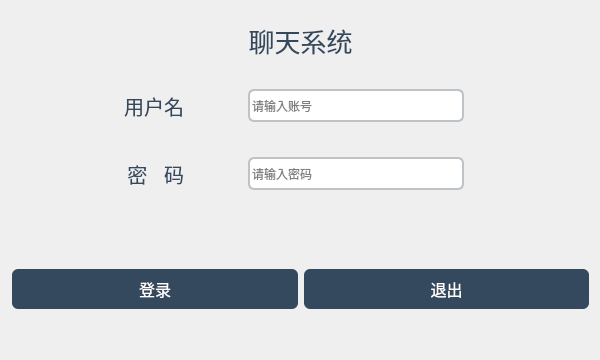
<?xml version="1.0" encoding="UTF-8"?>
<ui version="4.0">
 <class>MainWindow</class>
 <widget class="QMainWindow" name="MainWindow">
  <property name="geometry">
   <rect>
    <x>0</x>
    <y>0</y>
    <width>600</width>
    <height>360</height>
   </rect>
  </property>
  <property name="minimumSize">
   <size>
    <width>600</width>
    <height>360</height>
   </size>
  </property>
  <property name="maximumSize">
   <size>
    <width>600</width>
    <height>360</height>
   </size>
  </property>
  <property name="sizeIncrement">
   <size>
    <width>500</width>
    <height>300</height>
   </size>
  </property>
  <property name="windowTitle">
   <string>MainWindow</string>
  </property>
  <widget class="QWidget" name="centralwidget">
   <widget class="QWidget" name="widget_2" native="true">
    <property name="geometry">
     <rect>
      <x>17</x>
      <y>60</y>
      <width>571</width>
      <height>161</height>
     </rect>
    </property>
    <layout class="QGridLayout" name="gridLayout_2">
     <property name="leftMargin">
      <number>9</number>
     </property>
     <item row="0" column="2">
      <spacer name="horizontalSpacer">
       <property name="orientation">
        <enum>Qt::Horizontal</enum>
       </property>
       <property name="sizeType">
        <enum>QSizePolicy::Minimum</enum>
       </property>
       <property name="sizeHint" stdset="0">
        <size>
         <width>65</width>
         <height>20</height>
        </size>
       </property>
      </spacer>
     </item>
     <item row="3" column="2">
      <spacer name="horizontalSpacer_2">
       <property name="orientation">
        <enum>Qt::Horizontal</enum>
       </property>
       <property name="sizeType">
        <enum>QSizePolicy::Minimum</enum>
       </property>
       <property name="sizeHint" stdset="0">
        <size>
         <width>65</width>
         <height>20</height>
        </size>
       </property>
      </spacer>
     </item>
     <item row="3" column="0">
      <widget class="QLabel" name="lb2">
       <property name="font">
        <font>
         <pointsize>-1</pointsize>
        </font>
       </property>
       <property name="toolTip">
        <string>请输入您的密码</string>
       </property>
       <property name="styleSheet">
        <string notr="true">#lb2{color: #34495e;font-size: 20px;}</string>
       </property>
       <property name="text">
        <string>密   码</string>
       </property>
       <property name="alignment">
        <set>Qt::AlignRight|Qt::AlignTrailing|Qt::AlignVCenter</set>
       </property>
      </widget>
     </item>
     <item row="3" column="1">
      <widget class="QLineEdit" name="password">
       <property name="minimumSize">
        <size>
         <width>216</width>
         <height>22</height>
        </size>
       </property>
       <property name="maximumSize">
        <size>
         <width>216</width>
         <height>33</height>
        </size>
       </property>
       <property name="toolTip">
        <string>请输入您的密码</string>
       </property>
       <property name="styleSheet">
        <string notr="true">QLineEdit{border-radius: 6;border: 2px solid #bdc3c7;height:33;}</string>
       </property>
       <property name="maxLength">
        <number>10</number>
       </property>
       <property name="echoMode">
        <enum>QLineEdit::Password</enum>
       </property>
       <property name="placeholderText">
        <string>请输入密码</string>
       </property>
      </widget>
     </item>
     <item row="0" column="0">
      <widget class="QLabel" name="lb1">
       <property name="minimumSize">
        <size>
         <width>100</width>
         <height>33</height>
        </size>
       </property>
       <property name="maximumSize">
        <size>
         <width>100</width>
         <height>33</height>
        </size>
       </property>
       <property name="font">
        <font>
         <pointsize>-1</pointsize>
        </font>
       </property>
       <property name="toolTip">
        <string>请输入您的用户名</string>
       </property>
       <property name="styleSheet">
        <string notr="true">#lb1{color: #34495e;font-size: 20px;}</string>
       </property>
       <property name="text">
        <string>用户名</string>
       </property>
       <property name="alignment">
        <set>Qt::AlignRight|Qt::AlignTrailing|Qt::AlignVCenter</set>
       </property>
      </widget>
     </item>
     <item row="0" column="1">
      <widget class="QLineEdit" name="username">
       <property name="enabled">
        <bool>true</bool>
       </property>
       <property name="minimumSize">
        <size>
         <width>216</width>
         <height>22</height>
        </size>
       </property>
       <property name="maximumSize">
        <size>
         <width>216</width>
         <height>33</height>
        </size>
       </property>
       <property name="toolTip">
        <string>请输入您的用户名</string>
       </property>
       <property name="styleSheet">
        <string notr="true">QLineEdit{border-radius: 6;border: 2px solid #bdc3c7;height:33;}</string>
       </property>
       <property name="maxLength">
        <number>10</number>
       </property>
       <property name="placeholderText">
        <string>请输入账号</string>
       </property>
      </widget>
     </item>
    </layout>
   </widget>
   <widget class="QWidget" name="widget_3" native="true">
    <property name="geometry">
     <rect>
      <x>10</x>
      <y>239</y>
      <width>581</width>
      <height>101</height>
     </rect>
    </property>
    <property name="minimumSize">
     <size>
      <width>0</width>
      <height>70</height>
     </size>
    </property>
    <property name="maximumSize">
     <size>
      <width>16777215</width>
      <height>150</height>
     </size>
    </property>
    <layout class="QGridLayout" name="gridLayout">
     <property name="leftMargin">
      <number>2</number>
     </property>
     <property name="topMargin">
      <number>0</number>
     </property>
     <property name="rightMargin">
      <number>2</number>
     </property>
     <property name="bottomMargin">
      <number>0</number>
     </property>
     <property name="verticalSpacing">
      <number>0</number>
     </property>
     <item row="2" column="1">
      <widget class="QPushButton" name="btn_exit">
       <property name="minimumSize">
        <size>
         <width>0</width>
         <height>40</height>
        </size>
       </property>
       <property name="maximumSize">
        <size>
         <width>16777215</width>
         <height>40</height>
        </size>
       </property>
       <property name="font">
        <font>
         <pointsize>12</pointsize>
        </font>
       </property>
       <property name="toolTip">
        <string>退出登录窗口</string>
       </property>
       <property name="styleSheet">
        <string notr="true">QPushButton{ border-radius: 6;color: white;background-color: #34495e;}
QPushButton:pressed{ border-radius: 6;color: white;background-color: #517382;}</string>
       </property>
       <property name="text">
        <string>退出</string>
       </property>
      </widget>
     </item>
     <item row="2" column="0">
      <widget class="QPushButton" name="btn_login">
       <property name="minimumSize">
        <size>
         <width>0</width>
         <height>40</height>
        </size>
       </property>
       <property name="maximumSize">
        <size>
         <width>16777215</width>
         <height>40</height>
        </size>
       </property>
       <property name="font">
        <font>
         <pointsize>12</pointsize>
        </font>
       </property>
       <property name="toolTip">
        <string>登录（第一次登录请先注册）</string>
       </property>
       <property name="styleSheet">
        <string notr="true">QPushButton{ border-radius: 6;color: white;background-color: #34495e;}
QPushButton:pressed{ border-radius: 6;color: white;background-color: #517382;}
</string>
       </property>
       <property name="text">
        <string>登录</string>
       </property>
      </widget>
     </item>
    </layout>
   </widget>
   <widget class="QLabel" name="ib_title">
    <property name="geometry">
     <rect>
      <x>10</x>
      <y>10</y>
      <width>581</width>
      <height>61</height>
     </rect>
    </property>
    <property name="font">
     <font>
      <pointsize>-1</pointsize>
     </font>
    </property>
    <property name="toolTip">
     <string>请输入你的账号密码登录</string>
    </property>
    <property name="styleSheet">
     <string notr="true">#ib_title{color: #34495e;font-size: 26px;}</string>
    </property>
    <property name="text">
     <string>聊天系统</string>
    </property>
    <property name="alignment">
     <set>Qt::AlignCenter</set>
    </property>
   </widget>
  </widget>
 </widget>
 <resources/>
 <connections/>
</ui>
